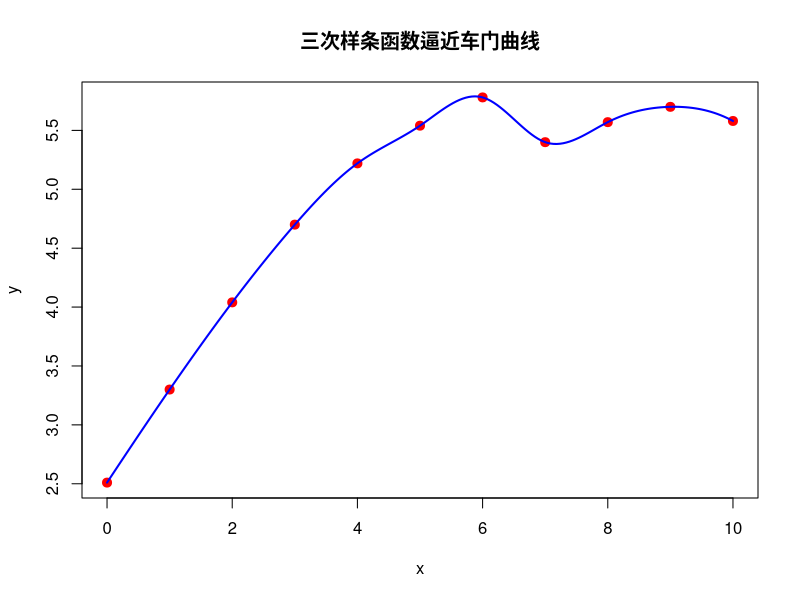
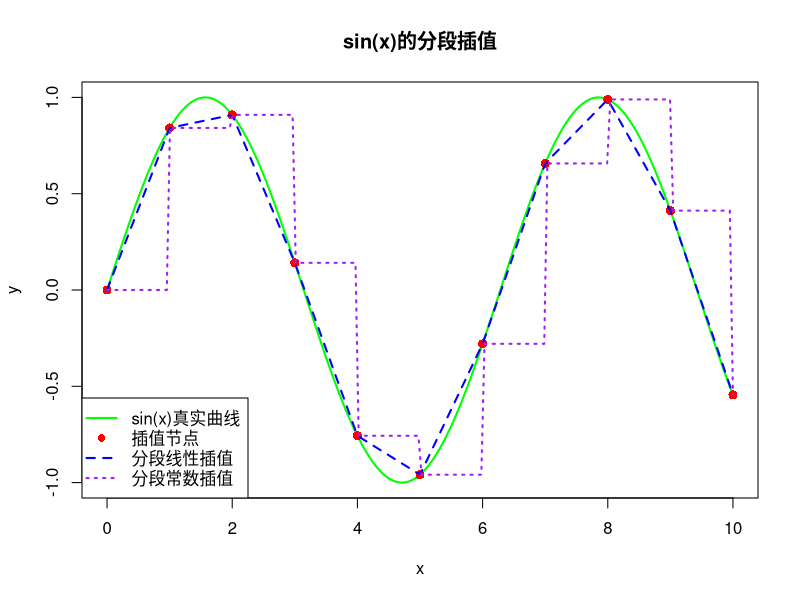

Write R code to recreate these figures, in order.
#lab-3-9
# ====================
# 问题9：三次样条插值
# ====================

# 1. 车门曲线节点数据
x_nodes <- c(0, 1, 2, 3, 4, 5, 6, 7, 8, 9, 10)
y_nodes <- c(2.51, 3.30, 4.04, 4.70, 5.22, 5.54, 5.78, 5.40, 5.57, 5.70, 5.58)

# 2. 三次样条插值（正确函数）
spline_fun <- splinefun(x_nodes, y_nodes, method = "fmm")  # 三次样条

# 3. 生成平滑曲线
x_plot <- seq(0, 10, length.out = 200)
y_plot <- spline_fun(x_plot)

# 4. 画图
plot(x_nodes, y_nodes, 
     main = "三次样条函数逼近车门曲线",
     xlab = "x", ylab = "y",
     pch = 19, col = "red", cex = 1.2)
lines(x_plot, y_plot, col = "blue", lwd = 2)


# ====================
# sin(x)分段插值
# ====================

# 1. 定义插值节点
x_k <- 0:10  # x_k = k, k=0,1,...,10
y_k <- sin(x_k)

# 2. 生成用于绘制真实曲线的密集x值
x_true <- seq(0, 10, length.out = 200)
y_true <- sin(x_true)

# 3. 生成分段线性插值函数和分段常数插值函数
linear_fun <- approxfun(x_k, y_k, method = "linear")
constant_fun <- approxfun(x_k, y_k, method = "constant", f = 0) # f=0表示取左端点值

# 4. 计算插值函数在密集x值上的y值
y_linear <- linear_fun(x_true)
y_constant <- constant_fun(x_true)

# 5. 绘制结果
plot(x_true, y_true, type = "l", col = "green", lwd = 2, 
     main = "sin(x)的分段插值", xlab = "x", ylab = "y")
points(x_k, y_k, pch = 16, col = "red", cex = 1.2)
lines(x_true, y_linear, col = "blue", lty = 2, lwd = 2)
lines(x_true, y_constant, col = "purple", lty = 3, lwd = 2)
legend("bottomleft", legend = c("sin(x)真实曲线", "插值节点", "分段线性插值", "分段常数插值"), 
       col = c("green", "red", "blue", "purple"), 
       lty = c(1, NA, 2, 3), pch = c(NA, 16, NA, NA), lwd = 2)
